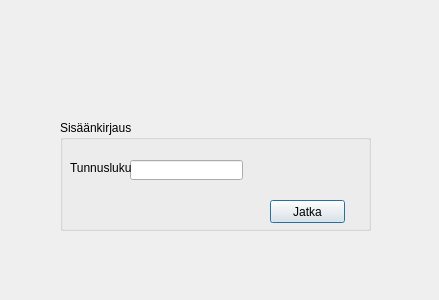
<?xml version="1.0" encoding="UTF-8"?>
<ui version="4.0">
 <class>Sisaankirjaus</class>
 <widget class="QDialog" name="Sisaankirjaus">
  <property name="geometry">
   <rect>
    <x>0</x>
    <y>0</y>
    <width>439</width>
    <height>300</height>
   </rect>
  </property>
  <property name="windowTitle">
   <string>Dialog</string>
  </property>
  <widget class="QGroupBox" name="groupBox">
   <property name="geometry">
    <rect>
     <x>60</x>
     <y>120</y>
     <width>311</width>
     <height>111</height>
    </rect>
   </property>
   <property name="title">
    <string>Sisäänkirjaus</string>
   </property>
   <widget class="QPushButton" name="pushButton">
    <property name="geometry">
     <rect>
      <x>210</x>
      <y>80</y>
      <width>75</width>
      <height>23</height>
     </rect>
    </property>
    <property name="text">
     <string>Jatka</string>
    </property>
   </widget>
   <widget class="QLineEdit" name="lineEdit_Tunnus">
    <property name="geometry">
     <rect>
      <x>70</x>
      <y>40</y>
      <width>113</width>
      <height>20</height>
     </rect>
    </property>
   </widget>
   <widget class="QLabel" name="label">
    <property name="geometry">
     <rect>
      <x>10</x>
      <y>40</y>
      <width>71</width>
      <height>16</height>
     </rect>
    </property>
    <property name="text">
     <string>Tunnusluku</string>
    </property>
   </widget>
  </widget>
 </widget>
 <resources/>
 <connections/>
</ui>
